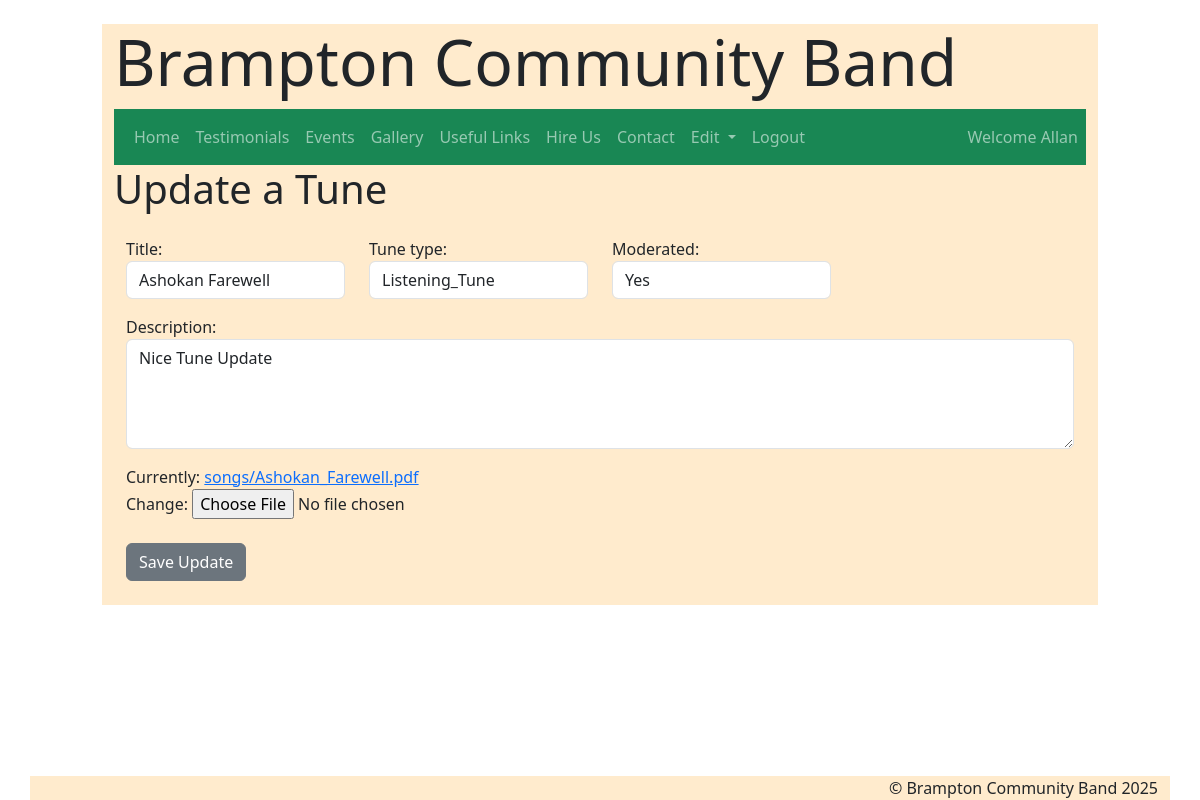
/edit_music/19/change/ (signed in), run on the app's committed database.
### pages/models.py (models this page shows, shortened)
class CustomUser(AbstractUser):
    moderator = models.BooleanField(max_length=5, null=True, blank=True, default=False)

class Songs(models.Model):
    TUNETYPE = (
        ('N/A', 'N/A'),
        ('Jig', 'Jig'),
        ('Reel', 'Reel'),
        ('Polka', 'Polka'),
        ('Listening Tune', 'Listening_Tune')
    )
    SET = (
        ('0', 'No'),
        ('1', 'Yes')
    )
    MOD = (
        ('No', 'No'),
        ('Yes', 'Yes')
    )
    title = models.CharField(max_length=50, null=True, blank=True, unique=True)
    description = models.TextField(blank=True)
    tune_type = models.CharField(max_length=25, choices=TUNETYPE)
    is_set = models.CharField(max_length=5, choices=SET, default=False, blank=True, null=True)
    file = models.FileField(upload_to="songs/")
    moderated = models.CharField(max_length=5, choices=MOD, default=False, blank=True, null=True)
    class Meta:
        ordering = ['id']

### pages/views.py (the view)
# urls.py: path('edit_music/<int:id>/change/', views.edit_music, name='edit_music'),
def edit_music(request, id):
    if request.user.is_authenticated:
        tune = Songs.objects.get(id=id)
        if request.method == 'POST':
            form = SongsForm(request.POST, instance=tune)
            if form.is_valid():
                form.save()
                return redirect('musicMod') # prepopulate the form with an existing band
        else:
            form = SongsForm(instance=tune)
        return render(request, 'edit_music.html',{'form': form})
    else:
        messages.success(request, "Please log to access this page")
        return render(request, 'login.html')

### pages/forms.py
class SongsForm(ModelForm):
    class Meta:
        model = Songs
        fields = ('title', 'description', 'tune_type', 'is_set', 'moderated', 'file')
        widgets = {
            'title': forms.TextInput(attrs={'class':'form-control', 'placeholder':'Title'}),
            'description': forms.Textarea(attrs={'class':'form-control', 'rows':'4', 'placeholder':'Description'}),
            'tune_type': forms.Select(attrs={'class':'form-control'}),
            'is_set': forms.Select(attrs={'class':'form-control'}),
            'moderated': forms.Select(attrs={'class':'form-control'}),
        }

### pages/templates/edit_music.html (shortened to what this page needs)
{% extends "base.html" %}
{% load crispy_forms_tags %}
{% block content %}
{% block page_title %}
<h2 class="display-6">Update a Tune</h2>
{% endblock page_title%}
<div class="container mt-2">
    <div class=""form-group>
        <form method='POST' action='' enctype="multipart/form-data">
            <div class="row ">
                <div class="col-3 mt-3 ">
                    {{form.title.label_tag}}
                    {{form.title}}
                </div>
                <div class="col-3 mt-3 ">
                    {{form.tune_type.label_tag}}
                    {{form.tune_type}}
                </div>
                <div class="col-3 mt-3 ">
                    {{form.moderated.label_tag}}
                    {{form.moderated}}
                </div>
            </div>
            <div class="row" >
                <div class="col-12 mt-3 ">
                    {{form.description.label_tag}}
                    {{form.description}}
                </div>
            </div>
            <div class="row">
                <div class="col-12 mt-3 ">
                    {{form.file}}
                </div>
            </div>
            <br>
            <button type="submit" class="btn btn-secondary">Save Update</button>
            <br>
        </form>
    </div>
</div>
<br>
{% endblock content %}

### pages/templates/navbar.html (shortened to what this page needs)
      <nav class="navbar navbar-expand-lg navbar-dark bg-success">
        <div class="container">
          <div class="collapse navbar-collapse" id="navbarNavDarkDropdown">
            <ul class="navbar-nav">
                <li class="nav-item">
                <a class="nav-link" href="{% url 'index' %}">Home</a>
                </li>
                <li class="nav-item">
                <a class="nav-link" href="{% url 'testimonials' %}">Testimonials</a>
                </li>
                <li class="nav-item">
                <a class="nav-link" href="{% url 'news' %}">Events</a>
                </li>
                <li class="nav-item">
                <a class="nav-link" href="{% url 'gallery' %}">Gallery</a>
                </li>
                <li class="nav-item">
                    <a class="nav-link" href="{% url 'links' %}">Useful Links</a>
                </li>
                <li class="nav-item">
                <a class="nav-link" href="{% url 'hire_us' %}">Hire Us</a>
                </li>
                <li class="nav-item">
                  <a class="nav-link" href="{% url 'contact' %}">Contact</a>
              </li>
                  {% if user.is_authenticated %}
                  <li class="nav-item dropdown">
                    <a class="nav-link dropdown-toggle" href="#" id="navbarDarkDropdownMenuLink" role="button" data-bs-toggle="dropdown" aria-expanded="false">
                      Edit
                    </a>
                  </li>
              <li class="nav-item">
                  <a class="nav-link" href="{% url 'logoutBCB' %}">Logout</a>
              </li>
              <li class="nav-item right">
                <a class="nav-link" href="#">Welcome {{user.first_name}}</a>
              </li>
              {% else %}
              <li class="nav-item">
                  <a class="nav-link" href="{% url 'loginBCB' %}">Login</a>
              </li>
               {% endif %}
            </ul>
          </div>
        </div>
      </nav>

### pages/static/style.css (style rules this page uses)
body { background-image: url('Instruments.png'); opacity:1; background-blend-mode: normal; background-size: cover; min-height: 100vh; }
.container-fluid { max-width: 85%; max-height: 95%; }
.right { position: absolute; right: 0; text-align: right; }

### data on the page
CustomUser: first_name "Allan"
Songs: title "Ashokan Farewell", tune_type "Listening_Tune", moderated "Yes", description "Nice Tune Update"
